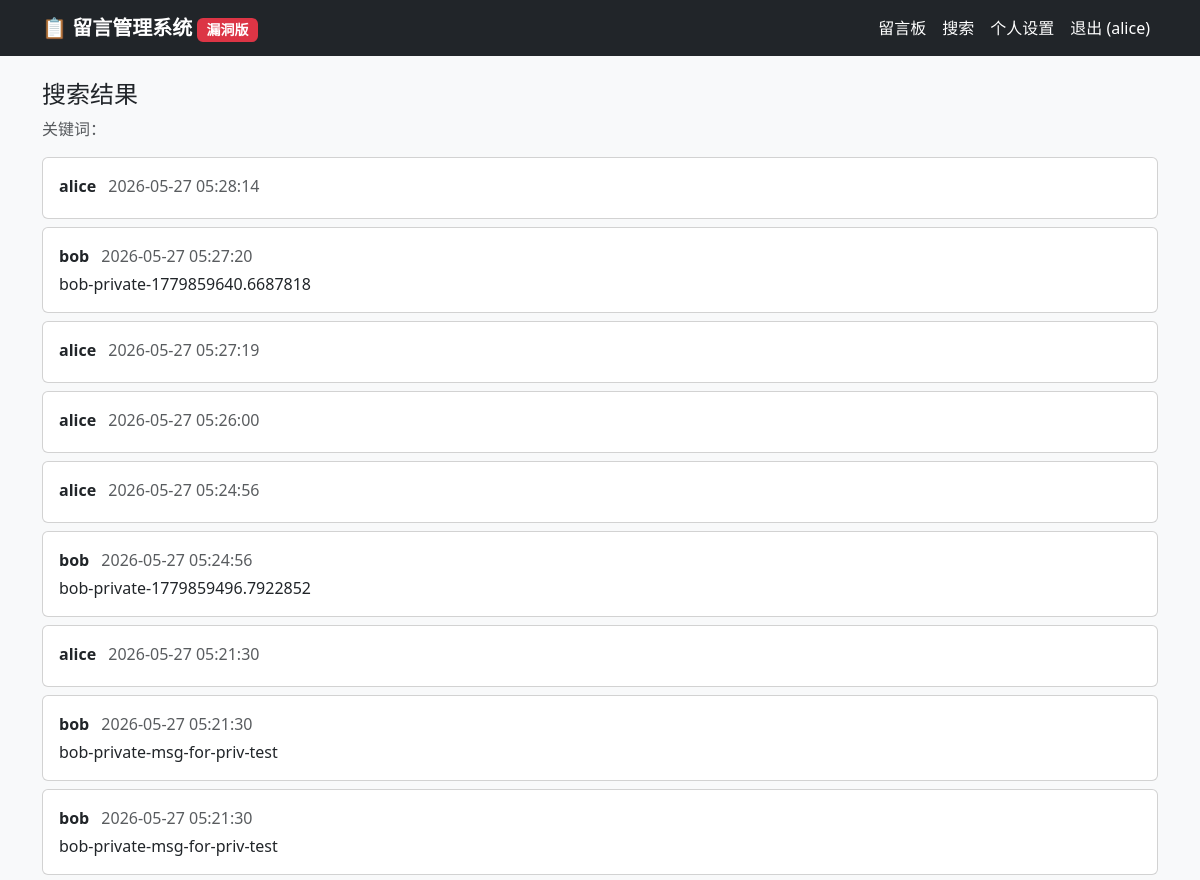
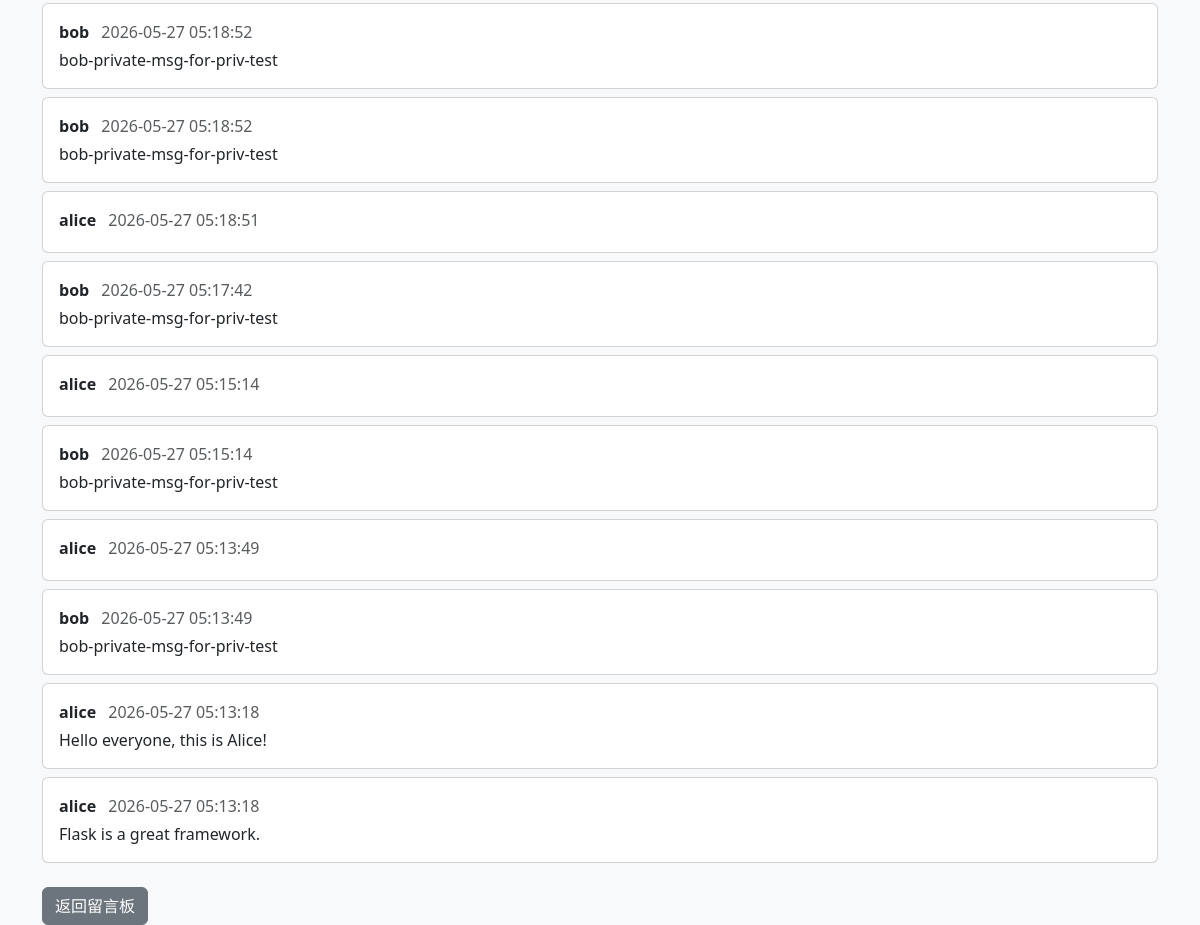
Page /search (signed in) on the committed database (2 pictures, top to bottom).
### tables this page shows
CREATE TABLE messages (
            id INTEGER PRIMARY KEY AUTOINCREMENT,
            user_id INTEGER NOT NULL,
            username TEXT NOT NULL,
            content TEXT NOT NULL,
            filepath TEXT,
            created_at TIMESTAMP DEFAULT CURRENT_TIMESTAMP
        );

### app/vulnerable/app.py (the view)
@app.route("/search")
def search():
    redir = _require_login()
    if redir:
        return redir
    q = request.args.get("q", "")
    db = get_db()
    query = f"SELECT * FROM messages WHERE content LIKE '%{q}%' ORDER BY created_at DESC"
    try:
        results = db.execute(query).fetchall()
    except Exception as e:
        return f"<pre>SQL Error: {e}\nQuery: {query}</pre>", 500
    return render_template("search.html", q=q, results=results, mode="vulnerable")

### app/vulnerable/app.py (called while the page is built)
def get_db():
    if "db" not in g:
        g.db = sqlite3.connect(DB_PATH)
        g.db.row_factory = sqlite3.Row
    return g.db

def _require_login():
    if not session.get("user_id"):
        return redirect(url_for("login"))
    return None

### shared/templates/search.html (shortened to what this page needs)
{% extends "base.html" %}
{% block content %}
<h4>搜索结果</h4>
<p class="text-muted">关键词：{{ q | safe }}</p>
{% if results %}
  {% for msg in results %}
  <div class="card mb-2">
    <div class="card-body">
      <strong>{{ msg.username }}</strong>
      <span class="text-muted ms-2">{{ msg.created_at }}</span>
      <p class="mt-1 mb-0">{{ msg.content | safe }}</p>
    </div>
  </div>
  {% endfor %}
{% else %}
  <p class="text-muted">未找到相关留言</p>
{% endif %}
<a href="/messages" class="btn btn-secondary mt-3">返回留言板</a>
{% endblock %}

### shared/templates/base.html (style rules this page uses)
body { background: #f8f9fa; }

### rows in the picture
messages: username "alice", created_at "2026-05-27 05:28:14"
messages: username "bob", created_at "2026-05-27 05:27:20", content "bob-private-1779859640.6687818"
messages: username "alice", created_at "2026-05-27 05:27:19"
messages: username "alice", created_at "2026-05-27 05:26:00"
messages: username "alice", created_at "2026-05-27 05:24:56"
messages: username "bob", created_at "2026-05-27 05:24:56", content "bob-private-1779859496.7922852"
messages: username "alice", created_at "2026-05-27 05:21:30"
messages: username "bob", created_at "2026-05-27 05:21:30", content "bob-private-msg-for-priv-test"
messages: username "bob", created_at "2026-05-27 05:21:30", content "bob-private-msg-for-priv-test"
messages: username "bob", created_at "2026-05-27 05:18:52", content "bob-private-msg-for-priv-test"
messages: username "bob", created_at "2026-05-27 05:18:52", content "bob-private-msg-for-priv-test"
messages: username "alice", created_at "2026-05-27 05:18:51"
messages: username "bob", created_at "2026-05-27 05:17:42", content "bob-private-msg-for-priv-test"
messages: username "alice", created_at "2026-05-27 05:15:14"
messages: username "bob", created_at "2026-05-27 05:15:14", content "bob-private-msg-for-priv-test"
messages: username "alice", created_at "2026-05-27 05:13:49"
messages: username "bob", created_at "2026-05-27 05:13:49", content "bob-private-msg-for-priv-test"
messages: username "alice", created_at "2026-05-27 05:13:18", content "Hello everyone, this is Alice!"
messages: username "alice", created_at "2026-05-27 05:13:18", content "Flask is a great framework."

### other values in the picture
{{ session.get('username') }} "alice"
